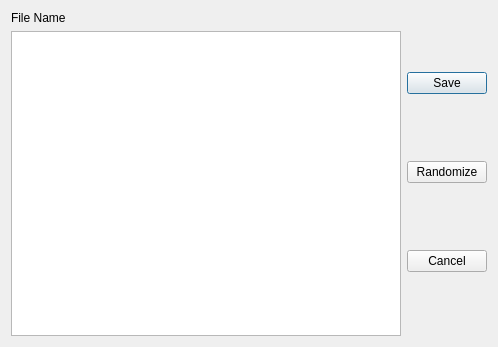
<?xml version="1.0" encoding="UTF-8"?>
<ui version="4.0">
 <class>Dialog</class>
 <widget class="QDialog" name="Dialog">
  <property name="geometry">
   <rect>
    <x>0</x>
    <y>0</y>
    <width>498</width>
    <height>347</height>
   </rect>
  </property>
  <property name="windowTitle">
   <string>Dialog</string>
  </property>
  <layout class="QHBoxLayout" name="horizontalLayout">
   <item>
    <layout class="QVBoxLayout" name="verticalLayout_2">
     <item>
      <widget class="QLabel" name="label">
       <property name="text">
        <string>File Name</string>
       </property>
      </widget>
     </item>
     <item>
      <widget class="QPlainTextEdit" name="fileContent"/>
     </item>
    </layout>
   </item>
   <item>
    <layout class="QVBoxLayout" name="verticalLayout">
     <item>
      <widget class="QPushButton" name="saveButton">
       <property name="text">
        <string>Save</string>
       </property>
      </widget>
     </item>
     <item>
      <widget class="QPushButton" name="randomizeButton">
       <property name="text">
        <string>Randomize</string>
       </property>
      </widget>
     </item>
     <item>
      <widget class="QPushButton" name="cancelButton">
       <property name="text">
        <string>Cancel</string>
       </property>
      </widget>
     </item>
    </layout>
   </item>
  </layout>
 </widget>
 <resources/>
 <connections/>
</ui>
